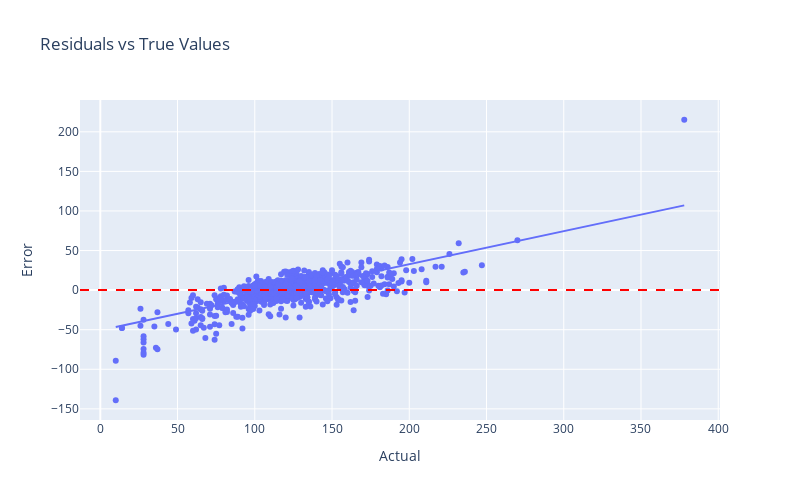

Notebook code for this chart:
### Markdown cell above
#### Monitor residuals ####

### Code cell
residuals = Y_test - Y_test_pred
# Create a DataFrame for plotting
residuals_df = pd.DataFrame({
    'True Values': Y_test,
    'Predictions': Y_test_pred,
    'Residuals': residuals
})

# Scatter plot: True values vs Residuals
fig = px.scatter(
    residuals_df,
    x='True Values',
    y='Residuals',
    title='Residuals vs True Values',
    trendline="ols",
    labels={'True Values': 'Actual', 'Residuals': 'Error'},
    width=800,
    height=500
)

# Add zero line manually
fig.add_hline(y=0, line_dash="dash", line_color="red")

fig.show()

### Figure 1 — Plotly figure (JSON) as saved in the notebook; plotly's stock layout.template omitted (floating-point values rounded to 4 significant figures; data arrays with more than 128 entries replaced by an {"elided": "..."} marker saying what was removed)
{"data": [{"hovertemplate": "Actual=%{x}<br>Error=%{y}<extra></extra>", "legendgroup": "", "marker": {"color": "#636efa", "symbol": "circle"}, "mode": "markers", "name": "", "orientation": "v", "showlegend": false, "type": "scatter", "x": {"elided": "969 int values"}, "xaxis": "x", "y": {"elided": "969 float values"}, "yaxis": "y"}, {"hovertemplate": "<b>OLS trendline</b><br>Residuals = 0.417487 * True Values + -50.7845<br>R<sup>2</sup>=0.556603<br><br>Actual=%{x}<br>Error=%{y} <b>(trend)</b><extra></extra>", "legendgroup": "", "marker": {"color": "#636efa", "symbol": "circle"}, "mode": "lines", "name": "", "showlegend": false, "type": "scatter", "x": {"elided": "969 int values"}, "xaxis": "x", "y": {"elided": "969 float values"}, "yaxis": "y"}], "layout": {"height": 500, "legend": {"tracegroupgap": 0}, "shapes": [{"line": {"color": "red", "dash": "dash"}, "type": "line", "x0": 0, "x1": 1, "xref": "x domain", "y0": 0, "y1": 0, "yref": "y"}], "title": {"text": "Residuals vs True Values"}, "width": 800, "xaxis": {"anchor": "y", "domain": [0, 1], "title": {"text": "Actual"}}, "yaxis": {"anchor": "x", "domain": [0, 1], "title": {"text": "Error"}}}}
